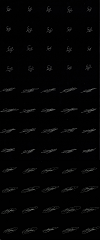
#> input picture Progra3/firmas_negro_p.png, 100 x 240 px
$ python knn_3firmas.py
#> lines starting #> are read from the running program, lines starting #| are printed output that depends on the picture; long printed decimals are rounded
import time
import numpy as np
import cv2
from matplotlib import pyplot as plt
img = cv2.imread('firmas_negro_p.png')
#> img is the input picture: shape (240, 100, 3); mean B, G, R 4.3, 4.2, 4.2
gray = cv2.cvtColor(img,cv2.COLOR_BGR2GRAY)

# Now we split the image to 20 cells, each 400x400 size
cells = [np.hsplit(row,5) for row in np.vsplit(gray,12)]
#> cells = 12 items

# Make it into a Numpy array. It size will be (12,5,20,20)
x = np.array(cells)

# Now we prepare train_data and test_data.
train = x[:,:3].reshape(-1,400).astype(np.float32) # Size = (36,400)
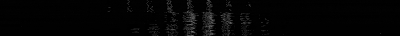
#> train: shape (36, 400) float32; min 0, max 119, mean 4.1
test = x[:,3:5].reshape(-1,400).astype(np.float32) # Size = (24,400)
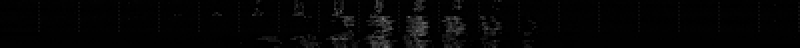
#> test: shape (24, 400) float32 (shown 2 times larger); min 0, max 116, mean 4.4

# Create labels for train and test data
k = np.arange(3)
train_labels = np.repeat(k,12)[:,np.newaxis]
test_labels = np.repeat(k,8)[:,np.newaxis]

# Initiate kNN, train the data, then test it with test data for k=1
knn = cv2.ml.KNearest_create()
start = time.time()

knn.train(train, cv2.ml.ROW_SAMPLE, train_labels)

end = time.time()
training = end - start
start = time.time()

ret,result,neighbours,dist = knn.findNearest(test,k=10)
#> ret = 0; result = 24 values, max 2 at index 16, min 0 at index 0, mean 0.917

end = time.time()
testing = end - start

# Now we check the accuracy of classification
# For that, compare the result with test_labels and check which are wrong
matches = result==test_labels
correct = np.count_nonzero(matches)
#> correct = 23
accuracy = correct*100.0/result.size
#> accuracy = 95.83
print (accuracy)
#| 95.833
print ("Training time: "+str(training))
print ("Testing time: "+str(testing))
